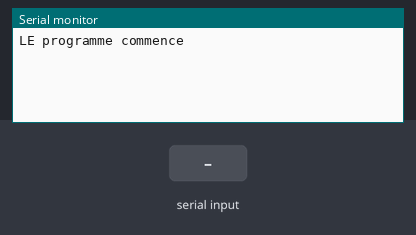
A sketch run on a simulated ESP8266 (NodeMCU). Parts: the last lines printed to the serial monitor. The test bench sets the inputs (shaded band).

Above: at 1.2 s.
1.3 s: "1\n" received over the second serial link
At 3.4 s:
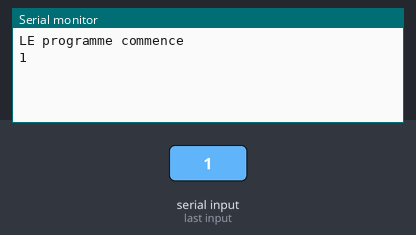
3.8 s: "0\n" received over the second serial link
At 5.2 s:
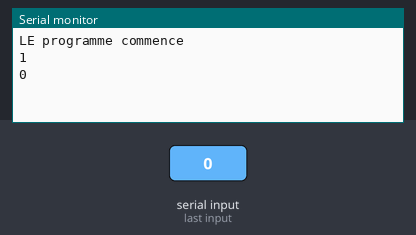
5.3 s: "2\n" received over the second serial link
At 7.6 s:
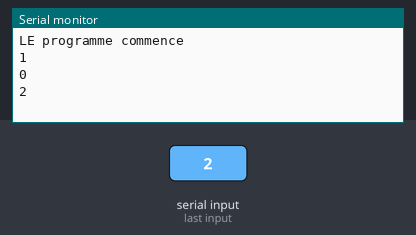

Measured:
- after the input at 1.3 s, the serial monitor: prints a new line after 1.0 s (image 1)
- after the input at 3.8 s, the serial monitor: prints a new line after 1.0 s (image 2)
- after the input at 5.3 s, the serial monitor: prints a new line after 1.0 s (image 3)

The sketch:

GPS_Brut_OK.ino
```cpp
#include <SoftwareSerial.h>
const int RXPin = D4, TXPin = D3;    //D2 bleu et D1 vert
const uint32_t GPSBaud = 9600; //Default baud of NEO-6M is 9600 ! Notre modèle a un baudrate de 9600
SoftwareSerial SerialGPS(RXPin, TXPin);
void setup() {
  Serial.begin(115200);
  SerialGPS.begin(GPSBaud);
  Serial.println("LE programme commence");
}

void loop() {
  while (SerialGPS.available() > 0)
    Serial.println(SerialGPS.readStringUntil(13));
}
```
